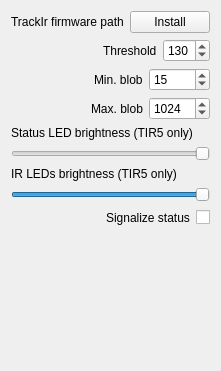
              <widget class="QWidget" name="TirPrefs">
               <layout class="QVBoxLayout" name="verticalLayout_16">
                <item>
                 <layout class="QHBoxLayout" name="horizontalLayout_23">
                  <item>
                   <widget class="QLabel" name="TirFwLabel">
                    <property name="text">
                     <string>TrackIr firmware path</string>
                    </property>
                   </widget>
                  </item>
                  <item>
                   <widget class="QPushButton" name="TirInstallFirmware">
                    <property name="sizePolicy">
                     <sizepolicy hsizetype="Maximum" vsizetype="Fixed">
                      <horstretch>0</horstretch>
                      <verstretch>0</verstretch>
                     </sizepolicy>
                    </property>
                    <property name="text">
                     <string>Install</string>
                    </property>
                   </widget>
                  </item>
                 </layout>
                </item>
                <item>
                 <layout class="QHBoxLayout" name="horizontalLayout_16">
                  <item>
                   <spacer name="horizontalSpacer_7">
                    <property name="orientation">
                     <enum>Qt::Horizontal</enum>
                    </property>
                    <property name="sizeHint" stdset="0">
                     <size>
                      <width>40</width>
                      <height>20</height>
                     </size>
                    </property>
                   </spacer>
                  </item>
                  <item>
                   <widget class="QLabel" name="Threshold_label">
                    <property name="text">
                     <string>Threshold</string>
                    </property>
                   </widget>
                  </item>
                  <item>
                   <widget class="QSpinBox" name="TirThreshold">
                    <property name="minimum">
                     <number>30</number>
                    </property>
                    <property name="maximum">
                     <number>253</number>
                    </property>
                    <property name="value">
                     <number>130</number>
                    </property>
                   </widget>
                  </item>
                 </layout>
                </item>
                <item>
                 <layout class="QHBoxLayout" name="horizontalLayout_17">
                  <item>
                   <spacer name="horizontalSpacer_8">
                    <property name="orientation">
                     <enum>Qt::Horizontal</enum>
                    </property>
                    <property name="sizeHint" stdset="0">
                     <size>
                      <width>40</width>
                      <height>20</height>
                     </size>
                    </property>
                   </spacer>
                  </item>
                  <item>
                   <widget class="QLabel" name="label_43">
                    <property name="text">
                     <string>Min. blob</string>
                    </property>
                   </widget>
                  </item>
                  <item>
                   <widget class="QSpinBox" name="TirMinBlob">
                    <property name="minimum">
                     <number>1</number>
                    </property>
                    <property name="maximum">
                     <number>10000</number>
                    </property>
                    <property name="value">
                     <number>15</number>
                    </property>
                   </widget>
                  </item>
                 </layout>
                </item>
                <item>
                 <layout class="QHBoxLayout" name="horizontalLayout_18">
                  <item>
                   <spacer name="horizontalSpacer_9">
                    <property name="orientation">
                     <enum>Qt::Horizontal</enum>
                    </property>
                    <property name="sizeHint" stdset="0">
                     <size>
                      <width>40</width>
                      <height>20</height>
                     </size>
                    </property>
                   </spacer>
                  </item>
                  <item>
                   <widget class="QLabel" name="label_44">
                    <property name="text">
                     <string>Max. blob</string>
                    </property>
                   </widget>
                  </item>
                  <item>
                   <widget class="QSpinBox" name="TirMaxBlob">
                    <property name="minimum">
                     <number>1</number>
                    </property>
                    <property name="maximum">
                     <number>10000</number>
                    </property>
                    <property name="value">
                     <number>1024</number>
                    </property>
                   </widget>
                  </item>
                 </layout>
                </item>
                <item>
                 <layout class="QVBoxLayout" name="verticalLayout_13">
                  <item>
                   <widget class="QLabel" name="StatusBrightLabel">
                    <property name="text">
                     <string>Status LED brightness (TIR5 only)</string>
                    </property>
                   </widget>
                  </item>
                  <item>
                   <widget class="QSlider" name="TirStatusBright">
                    <property name="maximum">
                     <number>3</number>
                    </property>
                    <property name="pageStep">
                     <number>1</number>
                    </property>
                    <property name="orientation">
                     <enum>Qt::Horizontal</enum>
                    </property>
                    <property name="invertedAppearance">
                     <bool>true</bool>
                    </property>
                    <property name="invertedControls">
                     <bool>false</bool>
                    </property>
                   </widget>
                  </item>
                 </layout>
                </item>
                <item>
                 <layout class="QVBoxLayout" name="verticalLayout_14">
                  <item>
                   <widget class="QLabel" name="IRBrightLabel">
                    <property name="text">
                     <string>IR LEDs brightness (TIR5 only)</string>
                    </property>
                   </widget>
                  </item>
                  <item>
                   <widget class="QSlider" name="TirIrBright">
                    <property name="minimum">
                     <number>5</number>
                    </property>
                    <property name="maximum">
                     <number>7</number>
                    </property>
                    <property name="pageStep">
                     <number>1</number>
                    </property>
                    <property name="value">
                     <number>7</number>
                    </property>
                    <property name="orientation">
                     <enum>Qt::Horizontal</enum>
                    </property>
                    <property name="invertedAppearance">
                     <bool>false</bool>
                    </property>
                   </widget>
                  </item>
                 </layout>
                </item>
                <item>
                 <layout class="QHBoxLayout" name="horizontalLayout_20">
                  <item>
                   <spacer name="horizontalSpacer_10">
                    <property name="orientation">
                     <enum>Qt::Horizontal</enum>
                    </property>
                    <property name="sizeHint" stdset="0">
                     <size>
                      <width>40</width>
                      <height>20</height>
                     </size>
                    </property>
                   </spacer>
                  </item>
                  <item>
                   <widget class="QLabel" name="label_47">
                    <property name="text">
                     <string>Signalize status</string>
                    </property>
                   </widget>
                  </item>
                  <item>
                   <widget class="QCheckBox" name="TirSignalizeStatus">
                    <property name="text">
                     <string/>
                    </property>
                   </widget>
                  </item>
                 </layout>
                </item>
                <item>
                 <spacer name="verticalSpacer_7">
                  <property name="orientation">
                   <enum>Qt::Vertical</enum>
                  </property>
                  <property name="sizeHint" stdset="0">
                   <size>
                    <width>20</width>
                    <height>132</height>
                   </size>
                  </property>
                 </spacer>
                </item>
               </layout>
              </widget>
